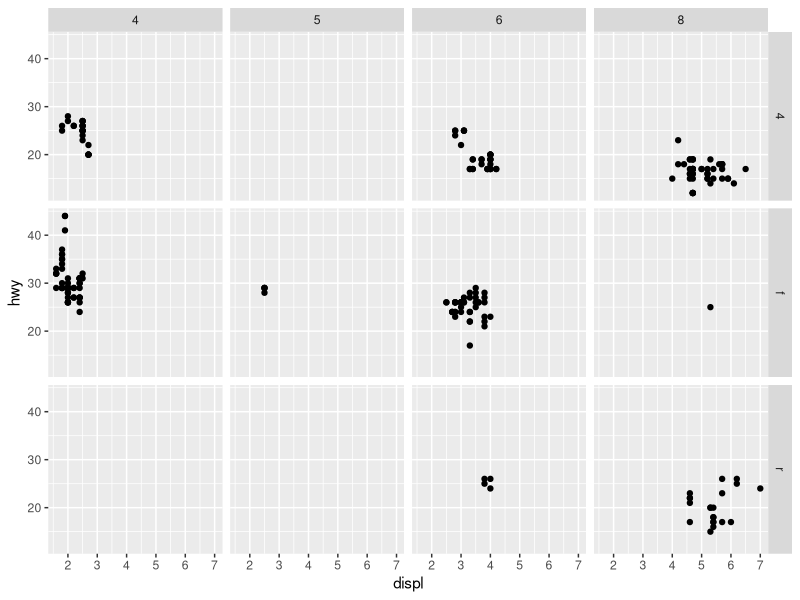

The R script that drew this image:
require(MASS)
require(ggplot2)
ggplot(data = mpg) +
  geom_point(mapping = aes(x = displ, y = hwy)) +
  facet_grid(drv ~ cyl)
